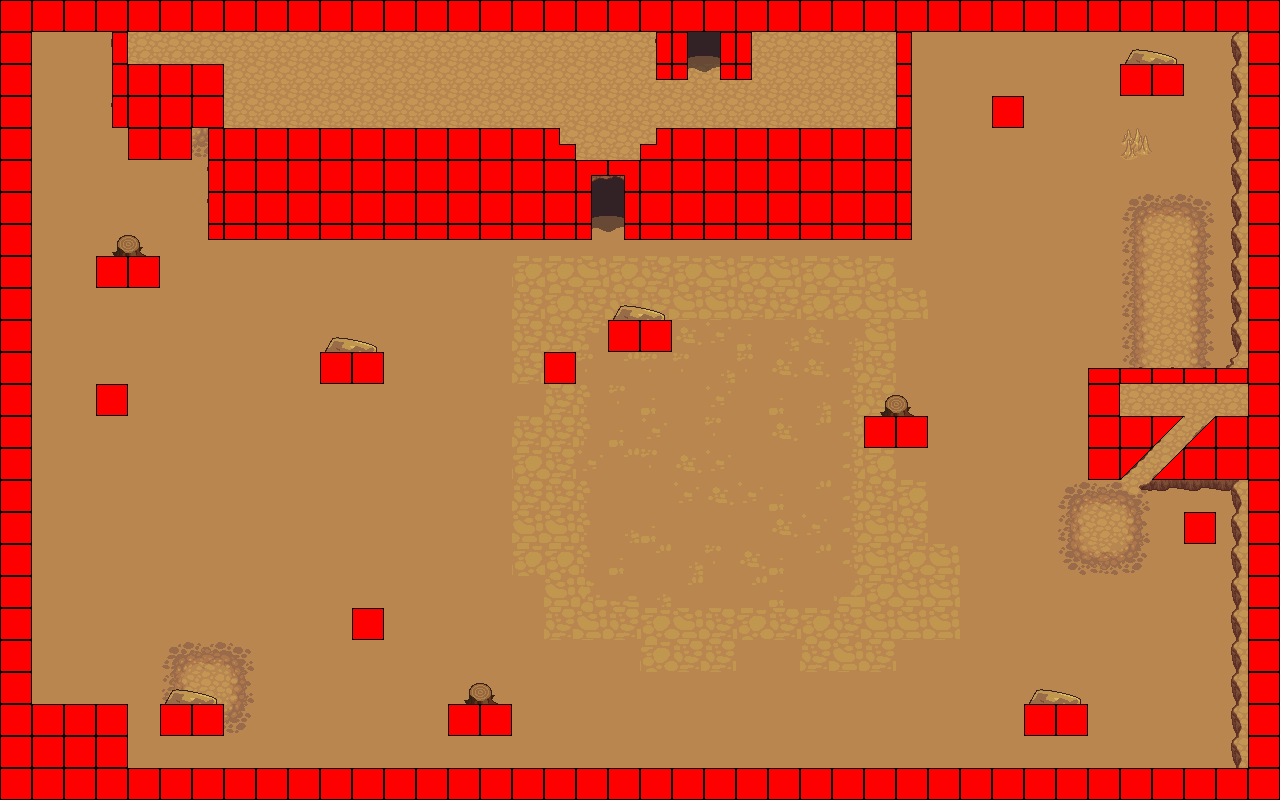

This game map was drawn from its Tiled (.tmx) file and the tilesets committed beside it. A one-line description and the trimmed map source follow:
An orthogonal 40x25 tile map with 32x32 px tiles, 7 tile layers (eau, sol, background, background 2, ...), 3 tilesets and 4 objects (3x changementMap, escalierDroite).

<map version="1.5" tiledversion="1.7.2" orientation="orthogonal" renderorder="right-down" width="40" height="25" tilewidth="32" tileheight="32" infinite="0" nextlayerid="9" nextobjectid="9">
 <tileset firstgid="1" source="tile_base_out_atlas.tsx" />
 <tileset firstgid="1025" source="tile_colision.tsx" />
 <tileset firstgid="1050" source="tile_terrain_atlas.tsx" />
 <layer id="2" name="eau" width="40" height="25">
  <data>[1000 cells, 1000 non-empty, 2 distinct tile ids]</data>
 </layer>
 <layer id="1" name="sol" width="40" height="25">
  <data>[1000 cells, 1000 non-empty, 22 distinct tile ids]</data>
 </layer>
 <layer id="3" name="background" width="40" height="25">
  <data>[1000 cells, 249 non-empty, 53 distinct tile ids]</data>
 </layer>
 <layer id="4" name="background 2" width="40" height="25">
  <data>[1000 cells, 230 non-empty, 51 distinct tile ids]</data>
 </layer>
 <layer id="5" name="overground" width="40" height="25">
  <data>[1000 cells, 34 non-empty, 8 distinct tile ids]</data>
 </layer>
 <layer id="6" name="overground 2" width="40" height="25">
  <data>[1000 cells, 0 non-empty, 0 distinct tile ids]</data>
 </layer>
 <layer id="7" name="logique" width="40" height="25">
  <data>[1000 cells, 281 non-empty, 13 distinct tile ids]</data>
 </layer>
 <objectgroup id="8" name="trigger" width="1" height="1">
  <object id="1" type="changementMap" x="586" y="172" width="50" height="69">
   <properties>
    <property name="destiMap" value="map_grotte.tmx" />
    <property name="destiX" type="int" value="1200" />
    <property name="destiY" type="int" value="736" />
   </properties>
  </object>
  <object id="5" type="changementMap" x="680" y="15" width="50" height="69">
   <properties>
    <property name="destiMap" value="map_grotte.tmx" />
    <property name="destiX" type="int" value="40" />
    <property name="destiY" type="int" value="736" />
   </properties>
  </object>
  <object id="6" type="escalierDroite" x="1119" y="413" width="92" height="79" />
  <object id="8" type="changementMap" x="1214" y="375" width="35" height="44">
   <properties>
    <property name="destiMap" value="map_desert.tmx" />
    <property name="destiX" type="int" value="70" />
    <property name="destiY" type="int" value="350" />
   </properties>
  </object>
 </objectgroup>
</map>
